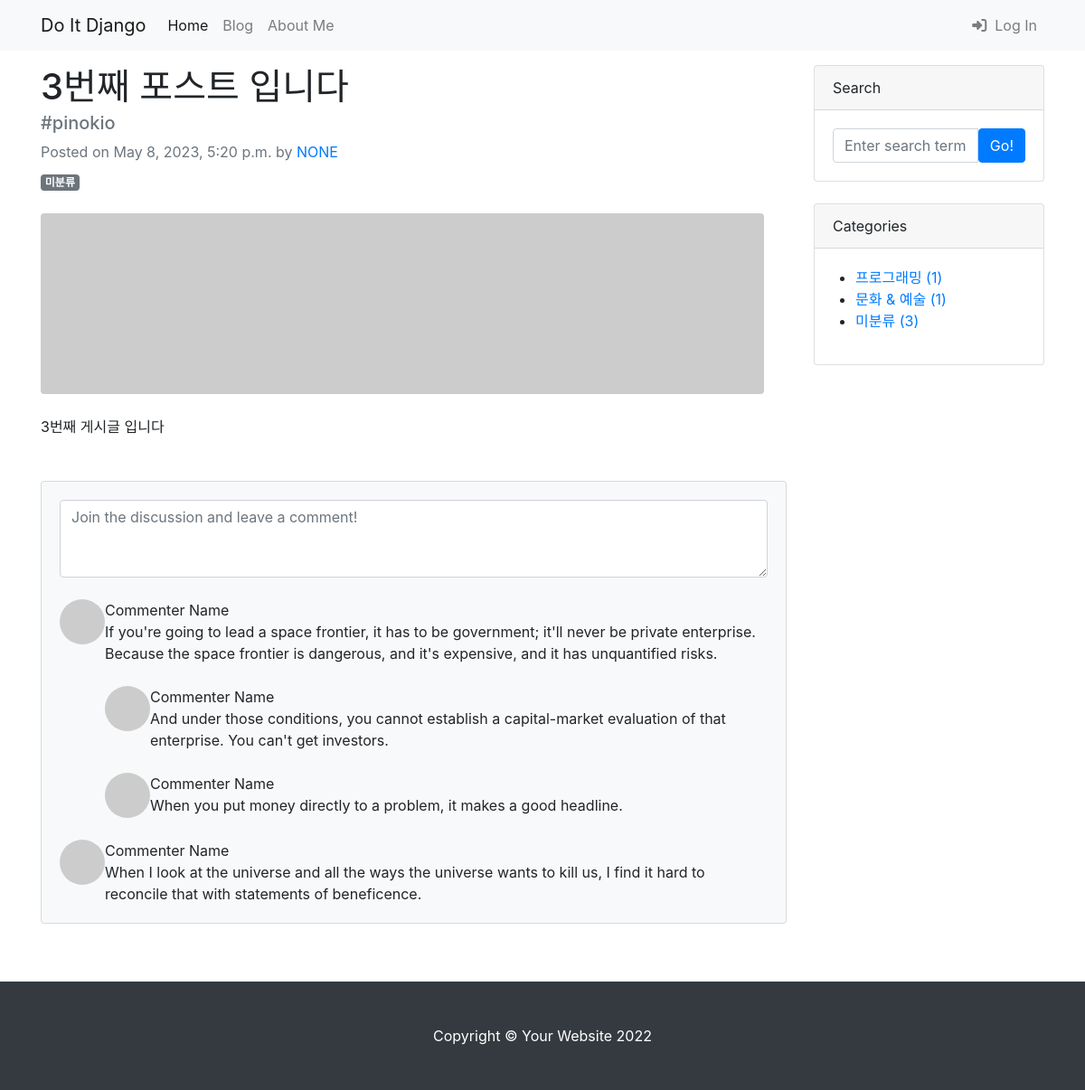
The page /blog/3/ on the database as committed earlier.
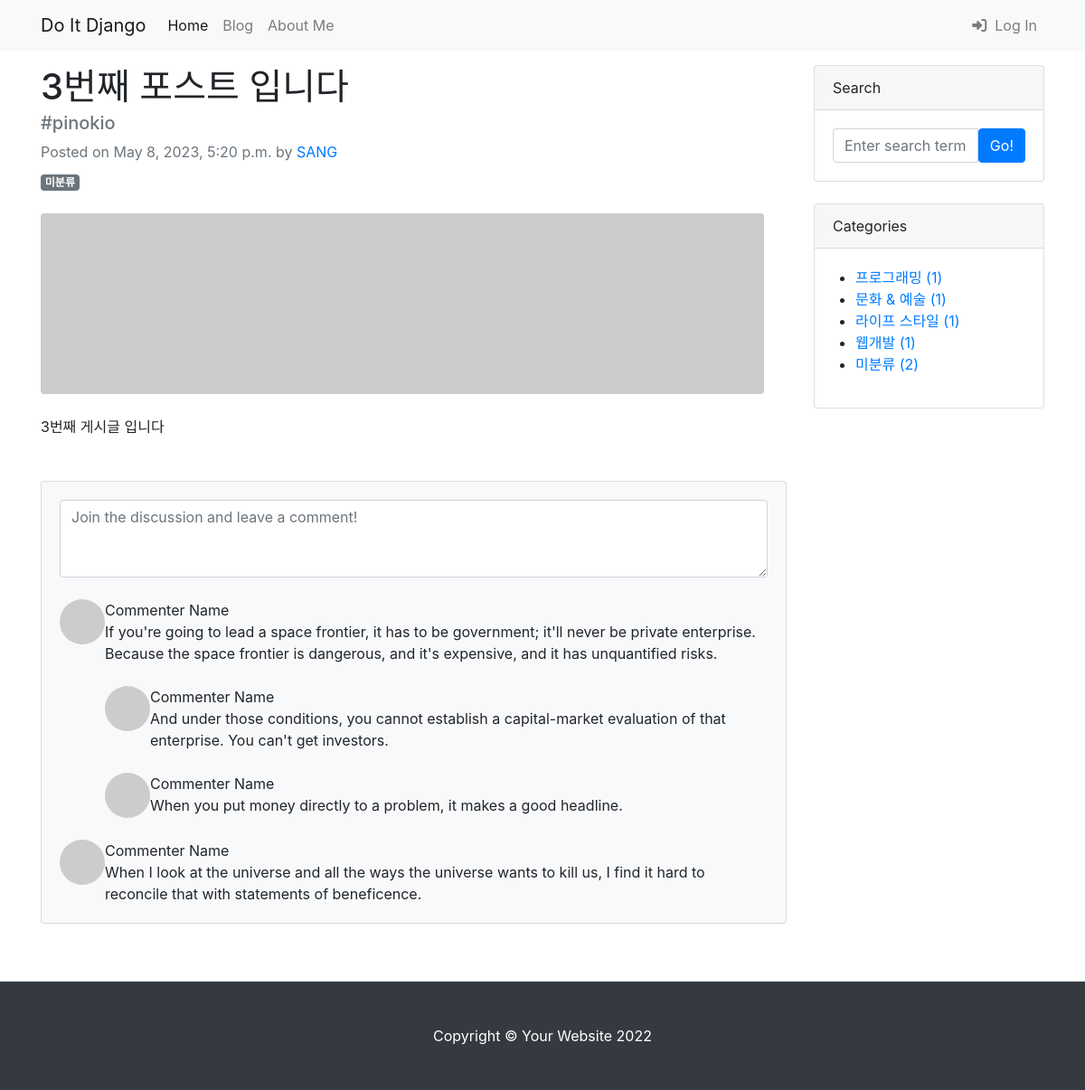
The same page on the database as committed later.
### blog/models.py (models this page shows, shortened)
class Post(models.Model):
    title = models.CharField(max_length=30)
    hook_text = models.CharField(max_length=100, blank=True)
    content = models.TextField()
    head_image = models.ImageField(upload_to='blog/images/%Y/%m/%d/', blank=True)
    file_upload = models.FileField(upload_to='blog/files/%Y/%m/%d/', blank=True)
    created_at = models.DateTimeField(auto_now_add=True)  # auto_now_add = 새로 작성했을 때 생성
    updated_at = models.DateTimeField(auto_now=True)  # auto_now = 수정했을 때 업데이트 ->
    author = models.ForeignKey(User, null=True, on_delete=models.SET_NULL)
    category = models.ForeignKey(Category, null=True, blank=True, on_delete=models.SET_NULL)
    tags = models.ManyToManyField(Tag, blank=True)

class Category(models.Model):
    name = models.CharField(max_length=50, unique=True)
    slug = models.SlugField(max_length=200, unique=True, allow_unicode=True)
    def __str__(self):
        return self.name
    def get_absolute_url(self):
        return f'/blog/category/{self.slug}/'
    class Meta:
        verbose_name_plural = 'Categories'

### blog/views.py (the view)
# urls.py: path('<int:pk>/', views.PostDetail.as_view()),
class PostDetail(DetailView):
    model = Post
    template_name = 'blog/post_detail.html'
    def get_context_data(self, **kwargs):
        context = super(PostDetail, self).get_context_data()
        context['categories'] = Category.objects.all()
        context['no_category_post_count'] = Post.objects.filter(category=None).count()
        return context  # -> post_detail.html {post, categories, no_category_post_count}

### blog/templates/blog/post_detail.html (shortened to what the changed rows need)
            {% extends 'blog/base.html' %}
            {% block main_area %}
                <article>
                <div id="post-area">
                    <header class="mb-4">
                        <h1 class="fw-bolder mb-1">{{ post.title }}</h1>
                        <h5 class="text-muted">{{ post.hook_text }}</h5>
                        <div class="text-muted fst-italic mb-2">Posted on {{ post.created_at }}
                            by <a href="#">{{ post.author | upper }}</a></div>
                        {% if post.category %}
                        <span class = "badge badge-secondary">{{ post.category }} </span>
                        {% else %}
                        <span class = "badge badge-secondary"> 미분류 </span>
                        {% endif %}
                    </header>
                    <section class="mb-5">
                        <p class="fs-5 mb-4">{{ post.content | linebreaksbr}}</p>
                    </section>
                </div>
                </article>
            {% endblock %}

### blog/templates/blog/base.html (shortened to what this page needs)
<!DOCTYPE html>
{% load static %}
<html lang="en">
<head>
    <link href="{% static 'blog/bootstrap4/css/bootstrap.min.css' %}" rel="stylesheet" type="text/css">
</head>
<body>
{% include "blog/navbar.html" %}
<div class="container my-3">
    <div class="row">
        <div class="col-md-8 col-lg-9" id="main-area">
            {% block main_area %}
            {% endblock %}
        </div>
        <div class="col-md-4 col-lg-3">
            <div class="card mb-4">
                <div class="card-header">Search</div>
                <div class="card-body">
                    <div class="input-group">
                        <input class="form-control" type="text" placeholder="Enter search term..."
                               aria-label="Enter search term..." aria-describedby="button-search"/>
                        <button class="btn btn-primary" id="button-search" type="button">Go!</button>
                    </div>
                </div>
            </div>
            <div class="card mb-4" id="categories-card">
                <div class="card-header">Categories</div>
                <div class="card-body">
                    <div class="row">
                        <ul>
                            {% for category in categories %}
                            <li>
                                <a href="{{ category.get_absolute_url }}">{{ category }} ({{ category.post_set.count}})
                                </a>
                            </li>
                            {% endfor %}
                            <li>
                                <a href="/blog/category/no_category/">미분류 ({{ no_category_post_count }})
                                </a>
                            </li>
                        </ul>
                    </div>
                </div>
            </div>
        </div>
    </div>
</div>
{% include 'blog/footer.html' %}
</body>
</html>

Rows that differ between the two databases and show on the page:
changed Post "3번째 포스트 입니다": author "NONE" → "SANG"
added Category: name "라이프 스타일", post_set.count "1"
added Category: name "웹개발", post_set.count "1"
Other text that changed with them:
{{ no_category_post_count }}: "3" → "2"
